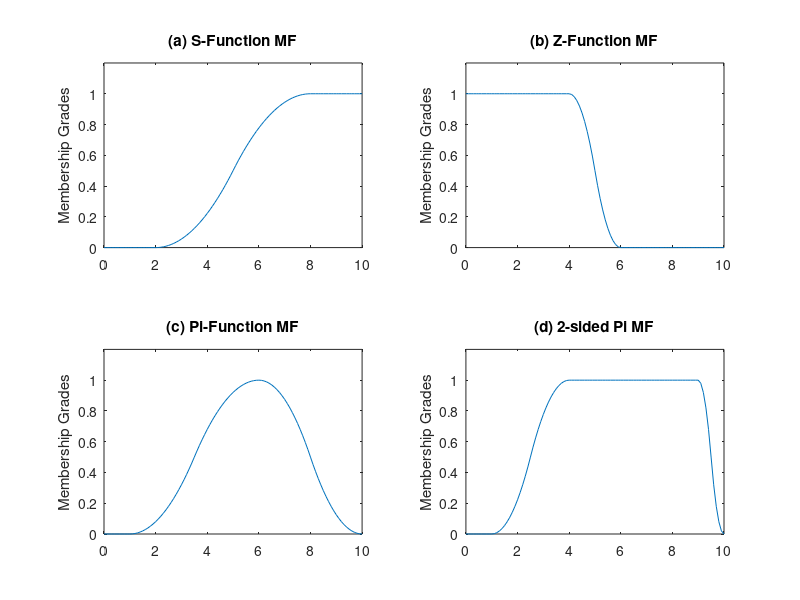

The MATLAB source for this figure:
% Illustration of various MFs

x = 0:0.1:10;

mf = smf(x, [2 8]);
subplot(221); plot(x, mf);
axis([-inf inf 0 1.2]);
ylabel('Membership Grades'); title('(a) S-Function MF');
%set(gca, 'xticklabels', []);
set(gca, 'xtick', [0 2 4 6 8 10]);

mf = zmf(x, [4 6]);
subplot(222); plot(x, mf);
axis([-inf inf 0 1.2]);
ylabel('Membership Grades'); title('(b) Z-Function MF');
%set(gca, 'xticklabels', []);
set(gca, 'xtick', [0 2 4 6 8 10]);

mf = pimf(x, [1 6 6 10]);
subplot(223); plot(x, mf);
axis([-inf inf 0 1.2]);
ylabel('Membership Grades'); title('(c) Pi-Function MF');
%set(gca, 'xticklabels', []);
set(gca, 'xtick', [0 2 4 6 8 10]);

mf = pimf(x, [1 4 9 10]);
%mf = simplePi_mf(x, [6 3]);
subplot(224); plot(x, mf);
axis([-inf inf 0 1.2]);
ylabel('Membership Grades'); title('(d) 2-sided Pi MF');
%set(gca, 'xticklabels', []);
set(gca, 'xtick', [0 2 4 6 8 10]);
